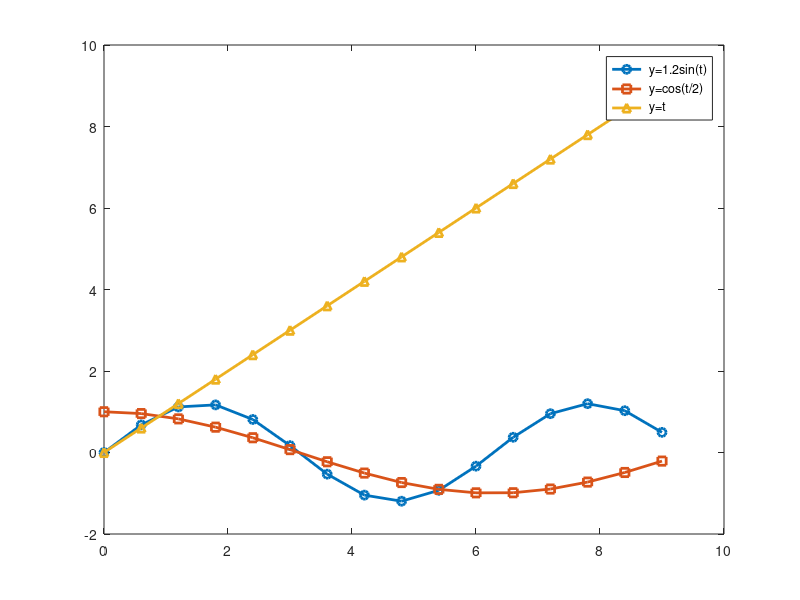

Here is the MATLAB script that generated this plot: (Note: this script raises an error after producing the figure.)
t=0:0.6:3*pi;

nSet={'flat','flat_dark','camouflage','chalk','copper','dust','earth','fresh',...
    'grape','grass','greyscale','light','lilac','pale','sea','sky','solarized'};
for i=1:length(nSet)
    figure(i)
    plot(t,sin(t).*1.2,'LineWidth',2,'Marker','o')
    hold on
    plot(t,cos(t./2),'LineWidth',2,'Marker','s')
    plot(t,t,'LineWidth',2,'Marker','^')
    
    lgd=legend(' y=1.2sin(t)',' y=cos(t/2)',' y=t');
    lgd.Location='best';
    title(lgd,'Func')
    ggThemePlot(gca,nSet{i})
    exportgraphics(gca,[nSet{i},'.png'])
end
close all